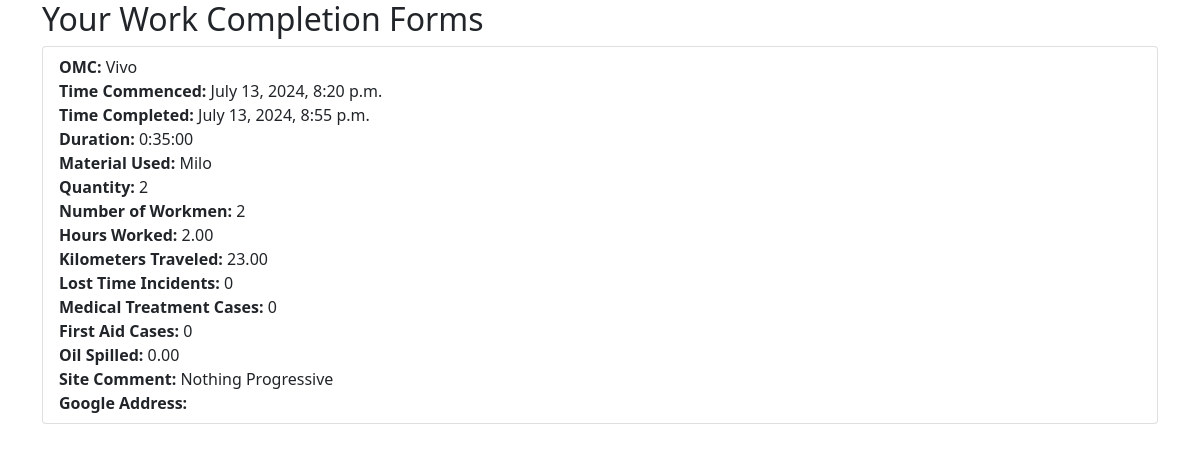
/forms/work_completion/list/ (signed in), run on the app's committed database.
### forms/models.py (models this page shows, shortened)
class WorkCompletionForm(models.Model):
    OMC_CHOICES = [
        ('Goil', 'Goil'),
        ('Vivo', 'Vivo'),
        ('Total', 'Total'),
        ('Others', 'Others'),
    ]
    user = models.ForeignKey(User, on_delete=models.CASCADE)
    date = models.DateField(default=timezone.now)
    omc = models.CharField(max_length=20, choices=OMC_CHOICES, default='Goil')
    time_commenced = models.DateTimeField()
    time_completed = models.DateTimeField()
    duration = models.DurationField()
    material_used = models.CharField(max_length=255)
    quantity = models.IntegerField()
    number_of_workmen = models.IntegerField()
    hours_worked = models.DecimalField(max_digits=5, decimal_places=2)
    kilometers_traveled = models.DecimalField(max_digits=5, decimal_places=2)
    lost_time_incidents = models.IntegerField(default=0)
    medical_treatment_cases = models.IntegerField(default=0)
    first_aid_cases = models.IntegerField(default=0)
    oil_spilled = models.DecimalField(max_digits=5, decimal_places=2)
    fire_incident = models.IntegerField(default=0)
    site_comment = models.TextField()
    google_address = models.CharField(max_length=255)
    image = models.ImageField(upload_to='work_completion_images/', null=True, blank=True)
    latitude = models.DecimalField(max_digits=9, decimal_places=6, null=True, blank=True)
    longitude = models.DecimalField(max_digits=9, decimal_places=6, null=True, blank=True)

### forms/views.py (the view)
# urls.py: path('work_completion/list/', work_completion_list, name='work_completion_list'),
@login_required
def work_completion_list(request):
    forms = WorkCompletionForm.objects.filter(user=request.user)
    return render(request, 'forms/work_completion_list.html', {'forms': forms})

### templates/forms/work_completion_list.html (shortened to what this page needs)
{% load static %}
<!DOCTYPE html>
<html lang="en">
<head>
    <link rel="stylesheet" href="{% static 'css/bootstrap.min.css' %}">
</head>
<body>
    <div class="container">
        <h2>Your Work Completion Forms</h2>
        <ul class="list-group">
            {% for form in forms %}
            <li class="list-group-item">
                <strong>OMC:</strong> {{ form.omc }} <br>
                <strong>Time Commenced:</strong> {{ form.time_commenced }} <br>
                <strong>Time Completed:</strong> {{ form.time_completed }} <br>
                <strong>Duration:</strong> {{ form.duration }} <br>
                <strong>Material Used:</strong> {{ form.material_used }} <br>
                <strong>Quantity:</strong> {{ form.quantity }} <br>
                <strong>Number of Workmen:</strong> {{ form.number_of_workmen }} <br>
                <strong>Hours Worked:</strong> {{ form.hours_worked }} <br>
                <strong>Kilometers Traveled:</strong> {{ form.kilometers_traveled }} <br>
                <strong>Lost Time Incidents:</strong> {{ form.lost_time_incidents }} <br>
                <strong>Medical Treatment Cases:</strong> {{ form.medical_treatment_cases }} <br>
                <strong>First Aid Cases:</strong> {{ form.first_aid_cases }} <br>
                <strong>Oil Spilled:</strong> {{ form.oil_spilled }} <br>
                <strong>Site Comment:</strong> {{ form.site_comment }} <br>
                <strong>Google Address:</strong> {{ form.google_address }} <br>
            </li>
            {% endfor %}
        </ul>
    </div>
</body>
</html>

### data on the page
WorkCompletionForm: omc "Vivo", time_commenced "July 13, 2024, 8:20 p.m.", time_completed "July 13, 2024, 8:55 p.m.", duration "0:35:00", material_used "Milo", quantity "2", number_of_workmen "2", hours_worked "2.00", kilometers_traveled "23.00", lost_time_incidents "0", medical_treatment_cases "0", first_aid_cases "0", oil_spilled "0.00", site_comment "Nothing Progressive"
